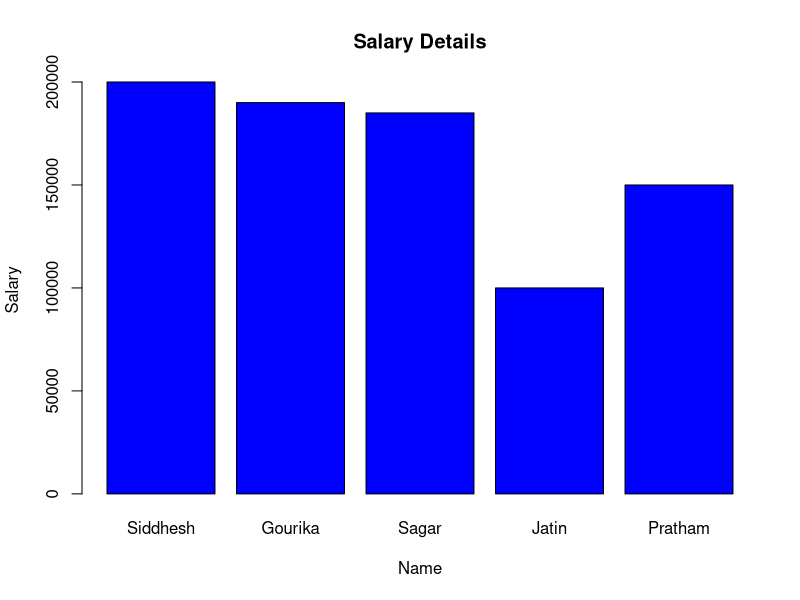

This chart was generated by the following R code:
EmpDet <- data.frame(
    Name = c("Siddhesh", "Gourika", "Sagar"),
    Salary = c(200000, 190000, 185000)
)

EmpDet2 <- data.frame(
    Name = c("Jatin", "Pratham"),
    Salary = c(100000, 150000)
)

EmpDet3 <- rbind(EmpDet, EmpDet2)

print(EmpDet3)

png("q6.png", width = 800, height = 600)
barplot(
    EmpDet3$Salary,
    main = "Salary Details",
    names.arg = EmpDet3$Name,
    xlab = "Name",
    ylab = "Salary",
    col = "blue"
)
dev.off()
